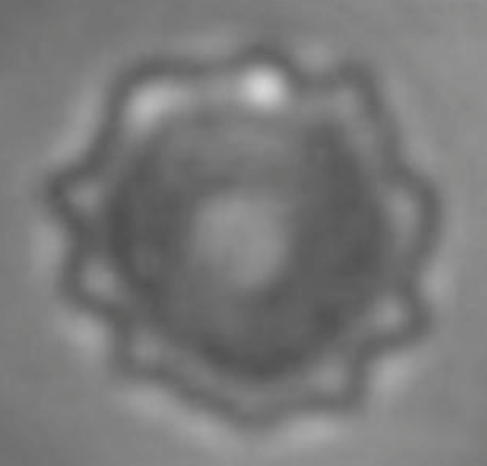
#> input picture ExpImages/Echino2/ImageExtraction/In_image/Image_Echino2.png, 487 x 466 px
$ python ImageExtraction_E2.py
#> lines starting #> are read from the running program, lines starting #| are printed output that depends on the picture; after the words box and inside, x2 and y2 are one past the last pixel; in counts of white or black regions, pixels touching at a corner belong together
import cv2
import numpy as np
import matplotlib.pyplot as plt
from tqdm import tqdm
from pathlib import Path

from scipy.ndimage import gaussian_filter1d
from skimage import exposure
from skimage.filters import gaussian, sato, threshold_otsu
from skimage.measure import find_contours, label, regionprops
from skimage.morphology import (
    binary_closing, binary_opening, binary_dilation,
    disk, remove_small_objects, remove_small_holes
)

plt.rcParams["figure.dpi"] = 120

ROOT_DIR = Path(__file__).resolve().parent

# ── CV2 helpers ───────────────────────────────────────────────────────────────

def resample_closed_polyline(P, N):
    P = np.asarray(P, dtype=np.float64)
    Q = np.vstack([P, P[0]])
    d = np.sqrt(((Q[1:] - Q[:-1]) ** 2).sum(axis=1))
    s = np.hstack([[0.0], np.cumsum(d)])
    t = np.linspace(0, s[-1], N + 1)[:-1]
    return np.column_stack([np.interp(t, s, Q[:, 0]), np.interp(t, s, Q[:, 1])])

def keep_largest_component(mask_bool):
    lab = label(mask_bool)
    if lab.max() == 0:
        return mask_bool
    props = regionprops(lab)
    k = np.argmax([p.area for p in props])
    return lab == props[k].label

def extract_band_mask(
    image_path,
    sigma_img=2.0,
    sato_sigmas=(2, 3, 4, 5, 6, 7, 8),
    thr_mode="percentile",
    thr_percentile=82,
    open_r=1,
    close_r_big=10,
    close_r_small=6,
    dilate_r=2,
    min_obj=2000,
    hole_area=40000
):
    img_u8 = cv2.imread(image_path, cv2.IMREAD_GRAYSCALE)
    if img_u8 is None:
        raise FileNotFoundError(image_path)
    img_f  = img_u8.astype(np.float32) / 255.0
    img_eq = exposure.equalize_adapthist(img_f, clip_limit=0.03)
    img_s  = gaussian(img_eq, sigma=sigma_img, preserve_range=True)
    inv    = 1.0 - img_s

    ridge = sato(inv, sigmas=list(sato_sigmas), black_ridges=False).astype(np.float32)
    ridge = (ridge - ridge.min()) / (ridge.max() - ridge.min() + 1e-12)

    t = threshold_otsu(ridge) if thr_mode == "otsu" else np.percentile(ridge, thr_percentile)
    band = ridge > t

    if open_r and open_r > 0:
        band = binary_opening(band, disk(open_r))
    band = binary_closing(band, disk(close_r_big))
    band = binary_closing(band, disk(close_r_small))
    if dilate_r and dilate_r > 0:
        band = binary_dilation(band, disk(dilate_r))
    band = remove_small_objects(band, min_size=min_obj)
    band_filled = remove_small_holes(band, area_threshold=hole_area)
    band_filled = keep_largest_component(band_filled)

    return img_u8, band_filled.astype(bool), ridge, band.astype(bool)

def extract_outer_outline_from_mask(mask_bool, N=2048):
    contours = find_contours(mask_bool.astype(np.float32), 0.5)
    if not contours:
        raise RuntimeError("No contours found from mask.")
    best, best_area = None, -1.0
    for c in contours:
        xy = np.column_stack([c[:, 1], c[:, 0]])
        x, y = xy[:, 0], xy[:, 1]
        area = 0.5 * np.abs(np.dot(x, np.roll(y, -1)) - np.dot(y, np.roll(x, -1)))
        if area > best_area:
            best_area = area
            best = xy
    return resample_closed_polyline(best, N), best

def smooth_closed_loop_xy(loop_xy, sigma=3.0):
    P = np.asarray(loop_xy, dtype=np.float64)
    x = gaussian_filter1d(P[:, 0], sigma=sigma, mode="wrap")
    y = gaussian_filter1d(P[:, 1], sigma=sigma, mode="wrap")
    return np.column_stack([x, y])

def normalize_and_scale_to_physical(loop_xy_px, Lx_um, Ly_um):
    P = np.asarray(loop_xy_px, float)
    x, y = P[:, 0], P[:, 1]
    xc, yc = x - x.mean(), y - y.mean()
    Lx_px = xc.max() - xc.min()
    Ly_px = yc.max() - yc.min()
    return np.column_stack([xc / Lx_px * Lx_um, yc / Ly_px * Ly_um])


# ── Alignment helpers ─────────────────────────────────────────────────────────

# [7 lines left out: function add_theta_and_sort_plane, not called in this run]

def _center(P):
    return P - P.mean(axis=0, keepdims=True)

# [58 lines left out: functions _rotate_2d, rotation_2d, _resample_closed_curve_arclength, _best_cyclic_shift, resample_exp_to_ref_arclength_plane, not called in this run]

def sort_by_id_drop_theta(arr5):
    arr5 = np.asarray(arr5, float)
    return arr5[np.argsort(arr5[:, 0])][:, :4]


# ── 2-opt loop ordering ───────────────────────────────────────────────────────

# [74 lines left out: functions _segments_intersect, _two_opt, order_loop_nn_2opt, polygon_signed_area, ensure_same_orientation, anchor_bottom and 2 more, not called in this run]


# ── Main ──────────────────────────────────────────────────────────────────────

def main():
    plt.rcParams["font.family"] = "Times New Roman"
    image_path = ROOT_DIR / "In_image" / "Image_Echino2.png"
    N_outline  = 2048
    Lx_um      = 8.5
    fs         = 25
    Rot_Angle  = -5.0

    STEPS = [
        "Part 1  band extraction + outer outline",
        "Part 2  smooth & resample → physical coords",
        "Save    E2_p1234.png",
        "YZ      rotation + resample + match",
        "Save    E2_exp_partial_yz.npz + E2_shown.png",
    ]

    with tqdm(total=len(STEPS), bar_format="{l_bar}{bar}| {n_fmt}/{total_fmt} [{elapsed}<{remaining}]",
              ncols=72) as pbar:

        # ── Part 1 ───────────────────────────────────────────────────────────
        pbar.set_description(STEPS[0])
        img_u8, band_filled, ridge, _ = extract_band_mask(
            image_path,
            sigma_img=2.0, sato_sigmas=(2, 3, 4, 5, 6, 7, 8),
            thr_mode="percentile", thr_percentile=82,
            open_r=1, close_r_big=10, close_r_small=6,
            dilate_r=2, min_obj=2000, hole_area=40000)
#> in extract_band_mask, `img_eq = exposure.equalize_adapthist(img_f, clip_limit=0.03)`:
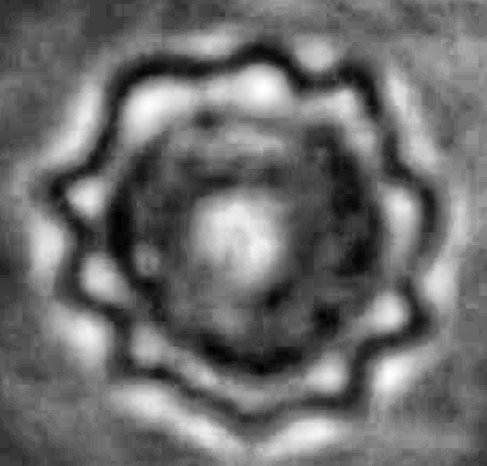
#> img_eq: shape (466, 487) float32; min 0, max 1, mean 0.431
#> in extract_band_mask, `inv    = 1.0 - img_s`:
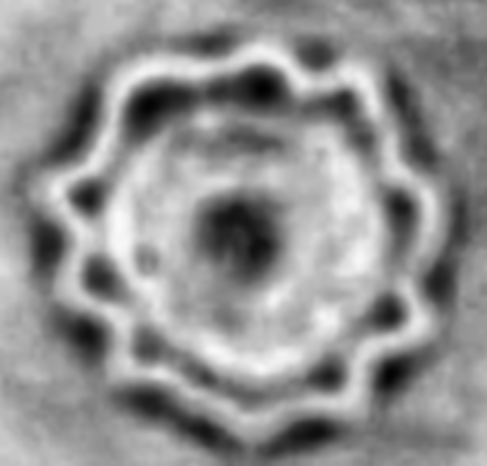
#> inv: shape (466, 487) float32; min 0.00539, max 0.984, mean 0.569
#> in extract_band_mask, `ridge = sato(inv, sigmas=list(sato_sigmas), black_ridges=False).astype..`:
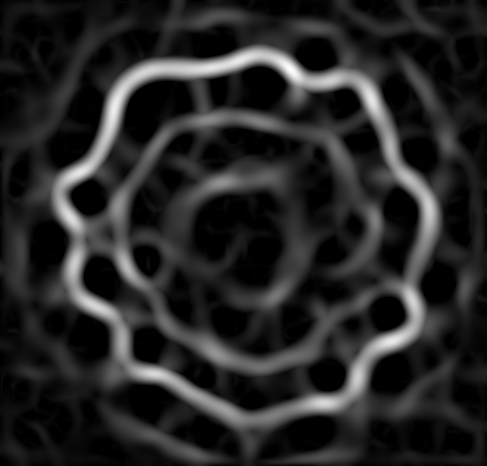
#> ridge: shape (466, 487) float32; min 0, max 0.224, mean 0.0341; drawn with min black and max white
#> in extract_band_mask, `t = threshold_otsu(ridge) if thr_mode == "otsu" else np.percentile(rid..`: t = 0.268
#> in extract_band_mask, `band = ridge > t`:
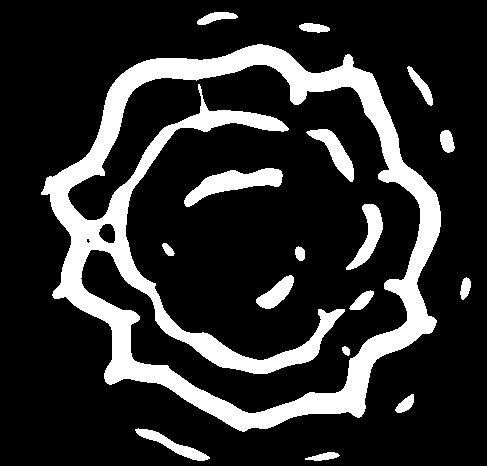
#> band: shape (466, 487) bool; 18% white; 17 white regions, largest, box (x1, y1, x2, y2) and area: (41, 44, 441, 432) 33897, (184, 168, 283, 207) 1629, (346, 204, 383, 270) 932
#> in extract_band_mask, `band = binary_opening(band, disk(open_r))`: band: shape (466, 487) bool; 18% white; 18 white regions, largest, box (x1, y1, x2, y2) and area: (41, 44, 441, 432) 33851, (184, 168, 283, 207) 1629, (346, 204, 383, 270) 931
#> in extract_band_mask, `band = binary_closing(band, disk(close_r_big))`: band: shape (466, 487) bool; 18.5% white; 15 white regions, largest, box (x1, y1, x2, y2) and area: (41, 44, 441, 432) 35018, (184, 168, 283, 207) 1630, (346, 204, 383, 270) 932
#> in extract_band_mask, `band = binary_closing(band, disk(close_r_small))`: band: shape (466, 487) bool; 18.5% white; 15 white regions, largest, box (x1, y1, x2, y2) and area: (41, 44, 441, 432) 35090, (184, 168, 283, 207) 1631, (346, 204, 383, 270) 933
#> in extract_band_mask, `band = binary_dilation(band, disk(dilate_r))`: band: shape (466, 487) bool; 22.7% white; 15 white regions, largest, box (x1, y1, x2, y2) and area: (39, 42, 443, 434) 42112, (182, 166, 285, 209) 2069, (344, 202, 385, 272) 1245
#> in extract_band_mask, `band = remove_small_objects(band, min_size=min_obj)`: band: shape (466, 487) bool; 19.5% white; 2 white regions, box (x1, y1, x2, y2) and area: (39, 42, 443, 434) 42112, (182, 166, 285, 209) 2069
#> in extract_band_mask, `band_filled = remove_small_holes(band, area_threshold=hole_area)`: band_filled: shape (466, 487) bool; 27% white; 2 white regions
#> in keep_largest_component, `lab = label(mask_bool)`:
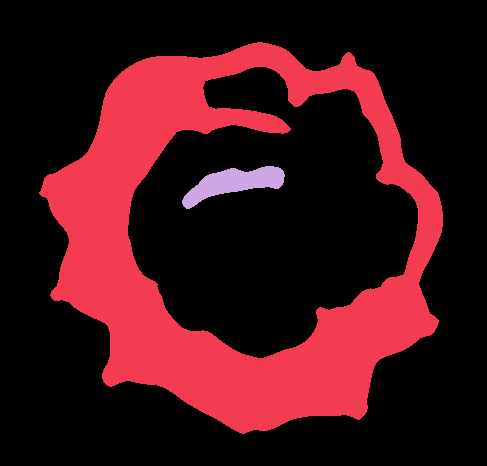
#> lab: shape (466, 487) int32; 3 distinct labels, from 0 to 2; one colour per label, 0 black
#> in keep_largest_component, `props = regionprops(lab)`: props = 2 regions; box (x1, y1, x2, y2) and area: (39, 42, 443, 434) 59314, (182, 166, 285, 209) 2069
#> in keep_largest_component, `k = np.argmax([p.area for p in props])`: k = 0
#> in keep_largest_component, `return lab == props[k].label`:
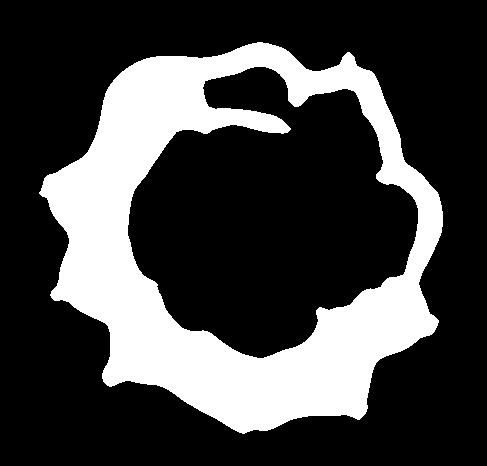
#> returned value: shape (466, 487) bool; 26.1% white; 1 white region, box (x1, y1, x2, y2) and area: (39, 42, 443, 434) 59314
        outline_ptsN, _ = extract_outer_outline_from_mask(band_filled, N=N_outline)
#> in extract_outer_outline_from_mask, `contours = find_contours(mask_bool.astype(np.float32), 0.5)`: contours = 2 point arrays, longest 1757 points
#> the loop in extract_outer_outline_from_mask, `for c in contours:` made 2 passes
#> (area, best_area) on pass 1: (114360.5, 114360.5)
#> area on pass 2: 55046.5
#> after the loop in extract_outer_outline_from_mask, `for c in contours:`: best = 1757 pairs, first value 38.5 to 442.5, second value 41.5 to 433.5; best_area = 114360.5
#> in resample_closed_polyline, `P = np.asarray(P, dtype=np.float64)`: P has the same summary as best in extract_outer_outline_from_mask
#> in resample_closed_polyline, `Q = np.vstack([P, P[0]])`: Q = 1758 pairs, first value 38.5 to 442.5, second value 41.5 to 433.5
#> in resample_closed_polyline, `d = np.sqrt(((Q[1:] - Q[:-1]) ** 2).sum(axis=1))`: d = 1757 values, max 1 at index 0, min 0 at index 1756, mean 0.833
#> in resample_closed_polyline, `s = np.hstack([[0.0], np.cumsum(d)])`: s = 1758 values from 0 to 1463.1
#> outline_ptsN = 2048 pairs, first value 38.5 to 442.5, second value 41.5 to 433.5
        img_orig = cv2.imread(image_path, cv2.IMREAD_GRAYSCALE)
        pbar.update(1)

        # ── Part 2 ───────────────────────────────────────────────────────────
        pbar.set_description(STEPS[1])
        outline_smooth = smooth_closed_loop_xy(outline_ptsN, sigma=3.5)
#> in smooth_closed_loop_xy, `P = np.asarray(loop_xy, dtype=np.float64)`: P has the same summary as outline_ptsN in main
#> in smooth_closed_loop_xy, `x = gaussian_filter1d(P[:, 0], sigma=sigma, mode="wrap")`: x = 2048 values, max 442.5 at index 1494, min 39.51 at index 595, mean 245.2
#> in smooth_closed_loop_xy, `y = gaussian_filter1d(P[:, 1], sigma=sigma, mode="wrap")`: y = 2048 values, max 432.9 at index 2, min 41.71 at index 1039, mean 236.9
#> outline_smooth = 2048 pairs, first value 39.51 to 442.5, second value 41.71 to 432.9
        outline_smooth = resample_closed_polyline(outline_smooth, N_outline)
#> outline_smooth = 2048 pairs, first value 39.53 to 442.5, second value 41.71 to 432.9
        xarr = outline_smooth[:, 0]
#> xarr = 2048 values, max 442.5 at index 1495, min 39.53 at index 592, mean 245.3
        yarr = outline_smooth[:, 1]
#> yarr = 2048 values, max 432.9 at index 2, min 41.71 at index 1039, mean 236.6
        Ly_um = Lx_um / (xarr.max() - xarr.min()) * (yarr.max() - yarr.min())
#> Ly_um = 8.25
        loop_phys_um = normalize_and_scale_to_physical(outline_smooth, Lx_um=Lx_um, Ly_um=Ly_um)
#> in normalize_and_scale_to_physical, `P = np.asarray(loop_xy_px, float)`: P has the same summary as outline_smooth in main
#> in normalize_and_scale_to_physical, `x, y = P[:, 0], P[:, 1]`: x has the same summary as xarr in main; y has the same summary as yarr in main
#> in normalize_and_scale_to_physical, `xc, yc = x - x.mean(), y - y.mean()`: xc = 2048 values, max 197.2 at index 1495, min -205.8 at index 592, mean 2.84e-14; yc = 2048 values, max 196.3 at index 2, min -194.9 at index 1039, mean -3.55e-15
#> in normalize_and_scale_to_physical, `Lx_px = xc.max() - xc.min()`: Lx_px = 403
#> in normalize_and_scale_to_physical, `Ly_px = yc.max() - yc.min()`: Ly_px = 391.2
#> loop_phys_um = 2048 pairs, first value -4.34 to 4.16, second value -4.11 to 4.14
        pbar.update(1)

        # ── Save E2_p1234.png ─────────────────────────────────────────────────
        pbar.set_description(STEPS[2])
        fig, axes = plt.subplots(2, 2, figsize=(12, 10))

        ax = axes[0, 0]
        ax.imshow(ridge, cmap="gray", origin="upper")
        ax.axis("off")

        ax = axes[0, 1]
        ax.imshow(band_filled, cmap="gray", origin="upper")
        ax.plot(outline_ptsN[:, 0], outline_ptsN[:, 1], lw=2.0, c="b", label="outer outline")
        ax.set_aspect("equal", adjustable="box")
        ax.axis("off")
        ax.legend(prop={"family": "Times New Roman", "size": 16}, frameon=False, labelcolor="white")

        ax = axes[1, 0]
        ax.imshow(img_orig, cmap="gray", origin="upper", vmin=0, vmax=255)
        ax.plot(outline_ptsN[:, 0], outline_ptsN[:, 1], lw=2.0, c="b", label="outer outline")
        ax.set_aspect("equal", adjustable="box")
        ax.axis("off")
        ax.legend(prop={"family": "Times New Roman", "size": 16}, frameon=False)

        ax = axes[1, 1]
        ax.imshow(img_orig, cmap="gray", origin="upper", vmin=0, vmax=255)
        ax.plot(outline_smooth[:, 0], outline_smooth[:, 1], lw=2.5, c="orange", label="smoothed loop")
        ax.set_aspect("equal", adjustable="box")
        ax.axis("off")
        ax.legend(prop={"family": "Times New Roman", "size": 16}, frameon=False)

        plt.tight_layout()
        plt.savefig(ROOT_DIR / "Out_graph" / "E2_p1234.png", dpi=300, bbox_inches="tight")
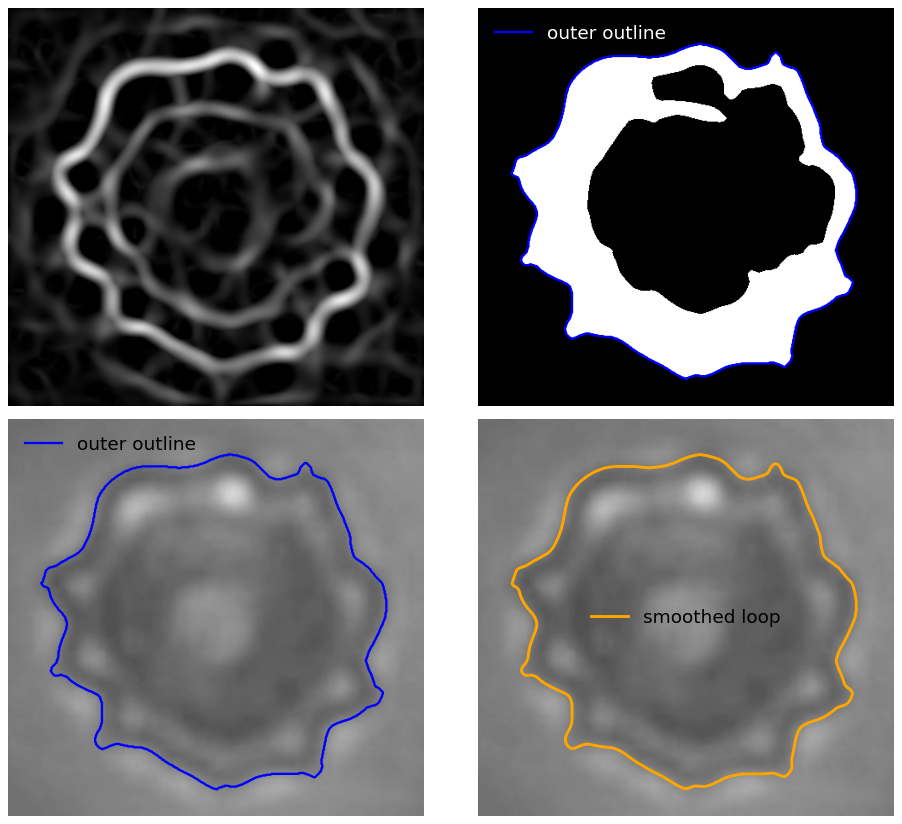
#> figure drawn by matplotlib, 4 panels
        plt.close()
        pbar.update(1)

        # ── YZ alignment ─────────────────────────────────────────────────────
        pbar.set_description(STEPS[3])
#> (the run stopped early here; a loop or call above may not have finished)

$ run again, with ExpImages/Echino1/ImageExtraction/In_image/Image_Echino1.png copied over ExpImages/Echino2/ImageExtraction/In_image/Image_Echino2.png
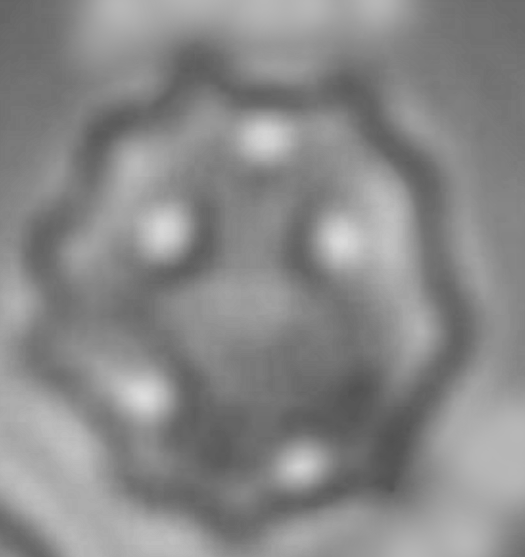
#> input picture ExpImages/Echino1/ImageExtraction/In_image/Image_Echino1.png, 525 x 557 px
#> in extract_band_mask, img_u8 is the input picture: shape (557, 525); min 81, max 220, mean 136.7
#> in extract_band_mask, `t = threshold_otsu(ridge) if thr_mode == "otsu" else np.percentile(rid..`: t = 0.3
#> in keep_largest_component, `lab = label(mask_bool)`:
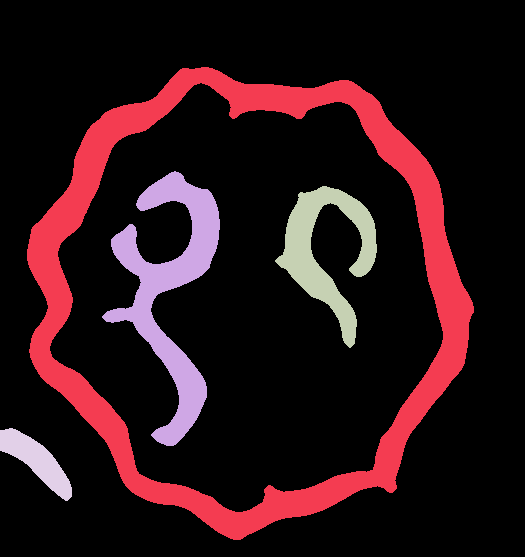
#> lab: shape (557, 525) int32; 5 distinct labels, from 0 to 4; one colour per label, 0 black
#> props = 4 regions; box (x1, y1, x2, y2) and area: (27, 67, 474, 540) 35752, (102, 171, 220, 446) 10395, (275, 186, 377, 348) 6002, (0, 428, 72, 501) 2106
#> k = 0
#> contours = 2 point arrays, longest 1915 points
#> the loop in extract_outer_outline_from_mask, `for c in contours:` made 2 passes
#> (area, best_area) on pass 1: (154387.5, 154387.5)
#> after the loop in extract_outer_outline_from_mask, `for c in contours:`: best = 1915 pairs, first value 26.5 to 473.5, second value 66.5 to 539.5; best_area = 154387.5
#> in resample_closed_polyline, `P = np.asarray(P, dtype=np.float64)`: P has the same summary as best in extract_outer_outline_from_mask
#> Q = 1916 pairs, first value 26.5 to 473.5, second value 66.5 to 539.5
#> d = 1915 values, max 1 at index 0, min 0 at index 1914, mean 0.817
#> s = 1916 values from 0 to 1564.3
#> outline_ptsN = 2048 pairs, first value 26.5 to 473.5, second value 66.5 to 539.5
#> in smooth_closed_loop_xy, `P = np.asarray(loop_xy, dtype=np.float64)`: P has the same summary as outline_ptsN in main
#> in smooth_closed_loop_xy, `x = gaussian_filter1d(P[:, 0], sigma=sigma, mode="wrap")`: x = 2048 values, max 473.3 at index 1529, min 26.52 at index 559, mean 248.5
#> in smooth_closed_loop_xy, `y = gaussian_filter1d(P[:, 1], sigma=sigma, mode="wrap")`: y = 2048 values, max 539.4 at index 5, min 66.62 at index 949, mean 297.8
#> outline_smooth = 2048 pairs, first value 26.52 to 473.3, second value 66.62 to 539.4
#> xarr = 2048 values, max 473.3 at index 1534, min 26.52 at index 560, mean 248.3
#> yarr = 2048 values, max 539.4 at index 5, min 66.62 at index 951, mean 296.8
#> Ly_um = 8.99
#> in normalize_and_scale_to_physical, `P = np.asarray(loop_xy_px, float)`: P has the same summary as outline_smooth in main
#> in normalize_and_scale_to_physical, `x, y = P[:, 0], P[:, 1]`: x has the same summary as xarr in main; y has the same summary as yarr in main
#> xc = 2048 values, max 225 at index 1534, min -221.8 at index 560, mean 0; yc = 2048 values, max 242.5 at index 5, min -230.2 at index 951, mean 4.26e-14
#> Lx_px = 446.8
#> Ly_px = 472.7
#> loop_phys_um = 2048 pairs, first value -4.22 to 4.28, second value -4.38 to 4.61
#> in main, `plt.savefig(ROOT_DIR / "Out_graph" / "E2_p1234.png", dpi=300, bbox_inc..`:
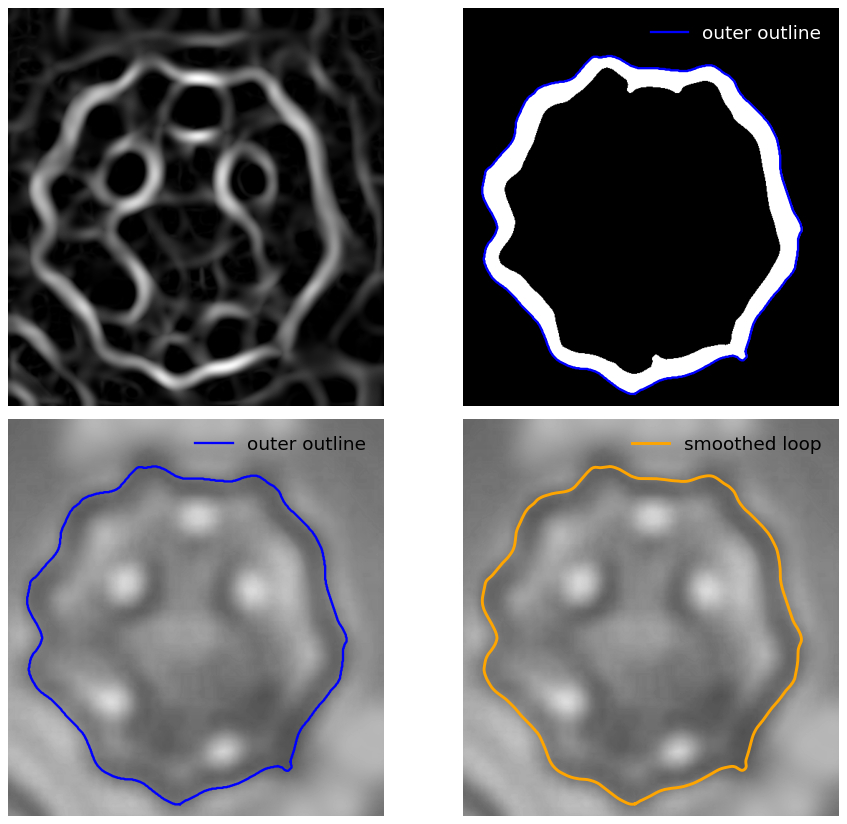
#> figure drawn by matplotlib, 4 panels
